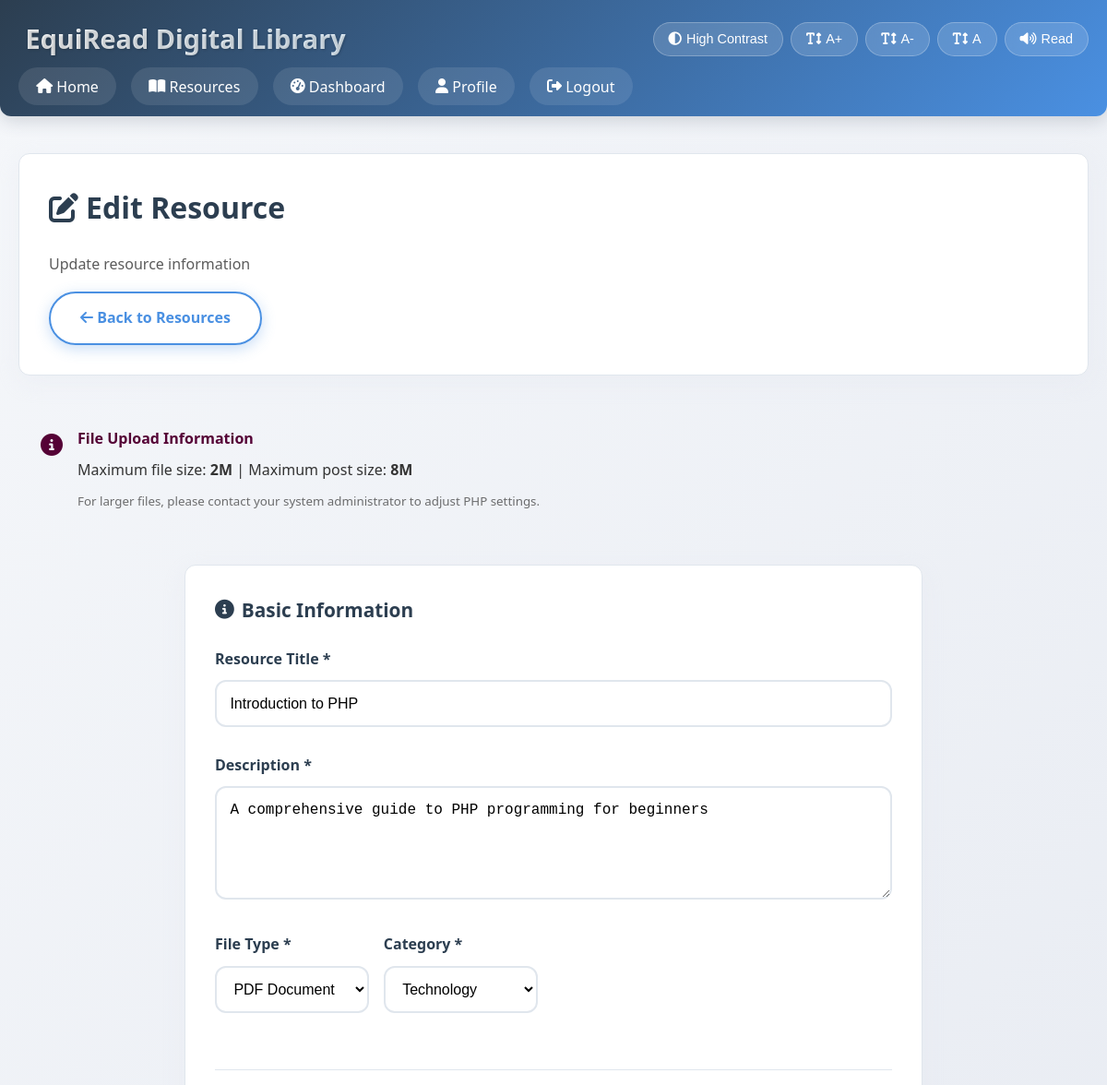
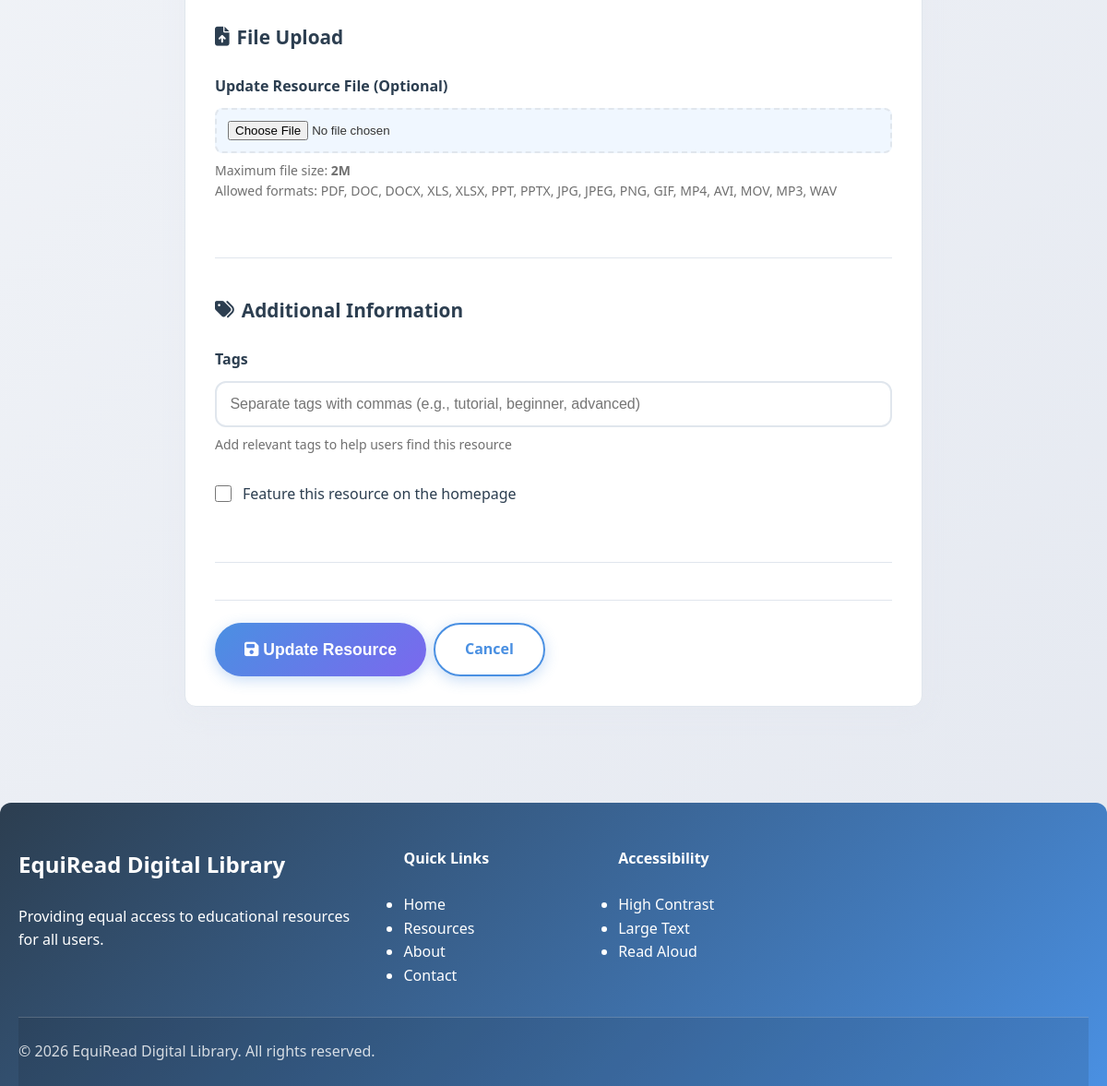
Screenshot of /add_resource.php?edit=1 (signed in) with the database file from the repository (2 pictures, top to bottom).
### tables this page shows
CREATE TABLE IF NOT EXISTS tbl_resources (
    resource_id INT AUTO_INCREMENT PRIMARY KEY,
    title VARCHAR(255) NOT NULL,
    description TEXT,
    file_path VARCHAR(500),
    file_type VARCHAR(50),
    file_size INT DEFAULT 0,
    category VARCHAR(100),
    tags VARCHAR(255),
    upload_date DATETIME DEFAULT CURRENT_TIMESTAMP,
    uploaded_by INT,
    downloads_count INT DEFAULT 0,
    is_featured BOOLEAN DEFAULT FALSE,
    FOREIGN KEY (uploaded_by) REFERENCES tbl_users(user_id) ON DELETE SET NULL
);

CREATE TABLE IF NOT EXISTS tbl_categories (
    category_id INT AUTO_INCREMENT PRIMARY KEY,
    name VARCHAR(100) NOT NULL UNIQUE,
    description TEXT,
    color VARCHAR(7) DEFAULT '#ff85a2',
    icon VARCHAR(50) DEFAULT 'fas fa-folder',
    created_at TIMESTAMP DEFAULT CURRENT_TIMESTAMP
);

### add_resource.php (the view, shortened to what this page needs)
<?php
include 'config.php';
$edit_mode = false;
$resource = null;
if(isset($_GET['edit'])) {
    $resource_id = intval($_GET['edit']);
    $sql = "SELECT * FROM tbl_resources WHERE resource_id = ?";
    $stmt = mysqli_prepare($conn, $sql);
    mysqli_stmt_bind_param($stmt, "i", $resource_id);
    mysqli_stmt_execute($stmt);
    $result = mysqli_stmt_get_result($stmt);
    $resource = mysqli_fetch_assoc($result);
    if($resource) {
        $edit_mode = true;
    }
}
$categories_sql = "SELECT name FROM tbl_categories ORDER BY name";
$categories_result = mysqli_query($conn, $categories_sql);
?>
<?php include 'includes/header.php'; ?>
<div class="main-content">
    <div class="container">
        <div class="page-header">
            <h1>
                <i class="fas fa-<?php echo $edit_mode ? 'edit' : 'plus-circle'; ?>"></i>
                <?php echo $edit_mode ? 'Edit Resource' : 'Add New Resource'; ?>
            </h1>
            <p><?php echo $edit_mode ? 'Update resource information' : 'Add a new educational resource to the library'; ?></p>
            <div class="header-actions">
                <a href="manage_resources.php" class="btn btn-outline">
                    <i class="fas fa-arrow-left"></i> Back to Resources
                </a>
            </div>
        </div>
        <div class="upload-info-card">
            <div class="info-icon">
                <i class="fas fa-info-circle"></i>
            </div>
            <div class="info-content">
                <h4>File Upload Information</h4>
                <p>Maximum file size: <strong><?php echo ini_get('upload_max_filesize'); ?></strong> |
                   Maximum post size: <strong><?php echo ini_get('post_max_size'); ?></strong></p>
                <small>For larger files, please contact your system administrator to adjust PHP settings.</small>
            </div>
        </div>
        <div class="form-container-wide">
            <form method="POST" enctype="multipart/form-data" class="resource-form">
                <div class="form-section">
                    <h2><i class="fas fa-info-circle"></i> Basic Information</h2>
                    <div class="form-group">
                        <label for="title">Resource Title *</label>
                        <input type="text" id="title" name="title" class="form-control"
                               value="<?php echo htmlspecialchars($resource['title'] ?? $title ?? ''); ?>"
                               required maxlength="255">
                    </div>
                    <div class="form-group">
                        <label for="description">Description *</label>
                        <textarea id="description" name="description" class="form-control" rows="5"
                                  required placeholder="Describe the resource..."><?php echo htmlspecialchars($resource['description'] ?? $description ?? ''); ?></textarea>
                    </div>
                    <div class="form-row">
                        <div class="form-group">
                            <label for="file_type">File Type *</label>
                            <select id="file_type" name="file_type" class="form-control" required>
                                <option value="pdf" <?php echo ($resource['file_type'] ?? $file_type ?? '') == 'pdf' ? 'selected' : ''; ?>>PDF Document</option>
                            </select>
                        </div>
                        <div class="form-group">
                            <label for="category">Category *</label>
                            <select id="category" name="category" class="form-control" required>
                                <?php
                                if($categories_result) {
                                    mysqli_data_seek($categories_result, 0);
                                    while($cat = mysqli_fetch_assoc($categories_result)):
                                ?>
                                    <option value="<?php echo htmlspecialchars($cat['name']); ?>"
                                        <?php echo ($resource['category'] ?? $category ?? '') == $cat['name'] ? 'selected' : ''; ?>>
                                        <?php echo htmlspecialchars($cat['name']); ?>
                                    </option>
                                <?php
                                    endwhile;
                                }
                                ?>
                            </select>
                        </div>
                    </div>
                </div>
                <div class="form-section">
                    <h2><i class="fas fa-file-upload"></i> File Upload</h2>
                    <div class="form-group">
                        <label for="resource_file">
                            <?php echo $edit_mode ? 'Update Resource File (Optional)' : 'Resource File *'; ?>
                        </label>
                        <input type="file" id="resource_file" name="resource_file" class="form-control-file"
                               <?php echo $edit_mode ? '' : 'required'; ?>
                               accept=".pdf,.doc,.docx,.xls,.xlsx,.ppt,.pptx,.jpg,.jpeg,.png,.gif,.mp4,.avi,.mov,.mp3,.wav">
                        <small class="form-text">
                            Maximum file size: <strong><?php echo ini_get('upload_max_filesize'); ?></strong><br>
                            Allowed formats: PDF, DOC, DOCX, XLS, XLSX, PPT, PPTX, JPG, JPEG, PNG, GIF, MP4, AVI, MOV, MP3, WAV
                        </small>
                    </div>
                </div>
                <div class="form-section">
                    <h2><i class="fas fa-tags"></i> Additional Information</h2>
                    <div class="form-group">
                        <label for="tags">Tags</label>
                        <input type="text" id="tags" name="tags" class="form-control"
                               value="<?php echo htmlspecialchars($resource['tags'] ?? $tags ?? ''); ?>"
                               placeholder="Separate tags with commas (e.g., tutorial, beginner, advanced)">
                        <small class="form-text">Add relevant tags to help users find this resource</small>
                    </div>
                    <div class="form-group">
                        <div class="checkbox-group">
                            <input type="checkbox" id="is_featured" name="is_featured" value="1"
                                   <?php echo ($resource['is_featured'] ?? $is_featured ?? 0) ? 'checked' : ''; ?>>
                            <label for="is_featured">Feature this resource on the homepage</label>
                        </div>
                    </div>
                </div>
                <div class="form-actions">
                    <button type="submit" class="btn btn-primary btn-large">
                        <i class="fas fa-<?php echo $edit_mode ? 'save' : 'plus'; ?>"></i>
                        <?php echo $edit_mode ? 'Update Resource' : 'Add Resource'; ?>
                    </button>
                    <a href="manage_resources.php" class="btn btn-outline">Cancel</a>
                </div>
            </form>
        </div>
    </div>
</div>
<?php include 'includes/footer.php'; ?>

### css/style.css (style rules this page uses)
:root { --primary-color: #4a90e2; --secondary-color: #5dbb63; --accent-color: #7b68ee; --background-color: #f5f7fa; --text-color: #333333; --light-color: #ffffff; --medium-color: #e0e6ed; --dark-color: #2c3e50; --highlight-color: #3498db; --font-size: 16px; --line-height: 1.6; --border-radius: 12px; }
* { margin: 0; padding: 0; box-sizing: border-box; }
body { font-family: 'Segoe UI', Tahoma, Geneva, Verdana, sans-serif; font-size: var(--font-size); line-height: var(--line-height); color: var(--text-color); background-color: var(--background-color); background-image: linear-gradient(135deg, #f5f7fa 0%, #e4e8f0 100%); transition: all 0.3s ease; }
.container { max-width: 1200px; margin: 0 auto; padding: 0 20px; }
.main-content { padding: 2.5rem 0; min-height: calc(100vh - 200px); }
.form-group { margin-bottom: 1.8rem; }
.form-group label { display: block; margin-bottom: 0.6rem; font-weight: 600; color: var(--dark-color); }
.form-control { width: 100%; padding: 0.9rem; border: 2px solid var(--medium-color); border-radius: 12px; font-size: 1rem; transition: all 0.3s ease; background: var(--light-color); }
.btn { display: inline-block; padding: 0.9rem 2rem; background: linear-gradient(135deg, var(--primary-color), var(--highlight-color)); color: white; text-decoration: none; border: none; border-radius: 50px; cursor: pointer; font-size: 1rem; font-weight: 600; transition: all 0.3s ease; box-shadow: 0 4px 15px rgba(74, 144, 226, 0.3); }
.form-row { display: grid; grid-template-columns: 1fr 1fr; gap: 1.5rem; }
.btn-primary { background: linear-gradient(135deg, var(--primary-color), var(--accent-color)); }
.btn-outline { background: transparent; border: 2px solid var(--primary-color); color: var(--primary-color); }
.page-header { background: white; padding: 2rem; border-radius: var(--border-radius); margin-bottom: 2rem; box-shadow: 0 8px 25px rgba(224, 230, 237, 0.3); border: 1px solid var(--medium-color); display: flex; justify-content: space-between; align-items: center; flex-wrap: wrap; gap: 1rem; }
.page-header h1 { color: var(--dark-color); margin: 0; display: flex; align-items: center; gap: 0.5rem; }
.page-header p { color: var(--text-color); opacity: 0.8; margin: 0.5rem 0 0 0; flex-basis: 100%; }
.header-actions { display: flex; gap: 1rem; align-items: center; }
.form-container-wide { max-width: 800px; margin: 0 auto; }
.resource-form { background: white; padding: 2rem; border-radius: var(--border-radius); box-shadow: 0 8px 25px rgba(224, 230, 237, 0.3); border: 1px solid var(--medium-color); }
.form-section { margin-bottom: 2.5rem; padding-bottom: 2rem; border-bottom: 1px solid var(--medium-color); }
.form-section h2 { color: var(--dark-color); margin-bottom: 1.5rem; display: flex; align-items: center; gap: 0.5rem; font-size: 1.3rem; }
.form-control-file { width: 100%; padding: 0.75rem; border: 2px dashed var(--medium-color); border-radius: 8px; background: #f0f7ff; transition: all 0.3s ease; }
.form-text { display: block; margin-top: 0.5rem; color: var(--text-color); opacity: 0.7; font-size: 0.875rem; }
.checkbox-group { display: flex; align-items: center; gap: 0.75rem; }
.checkbox-group input[type="checkbox"] { width: 18px; height: 18px; accent-color: var(--primary-color); }
.checkbox-group label { margin: 0; font-weight: 500; }
.form-actions { display: flex; gap: 1rem; justify-content: flex-start; margin-top: 2rem; padding-top: 1.5rem; border-top: 1px solid var(--medium-color); }
.btn-large { padding: 1rem 2rem; font-size: 1.1rem; }
.form-row { display: flex; gap: 1rem; align-items: flex-end; flex-wrap: wrap; }
.form-actions { display: flex; gap: 0.5rem; }

### add_resource.php (style rules this page uses)
.upload-info-card { background: var(--light-pink); border: 1px solid var(--medium-pink); border-radius: var(--border-radius); padding: 1.5rem; margin-bottom: 2rem; display: flex; align-items: flex-start; gap: 1rem; }
.upload-info-card .info-icon { color: #550236; font-size: 1.5rem; flex-shrink: 0; }
.upload-info-card .info-content h4 { margin: 0 0 0.5rem 0; color: #550236; }
.upload-info-card .info-content p { margin: 0 0 0.5rem 0; color: var(--text-color); }
.upload-info-card .info-content small { color: var(--text-color); opacity: 0.7; }

### rows the page displays
tbl_resources: title "Introduction to PHP", description "A comprehensive guide to PHP programming for beginners", file_type "PDF Document", category "Technology"

### other values shown
ini_get('upload_max_filesize') "2M"
ini_get('post_max_size') "8M"
